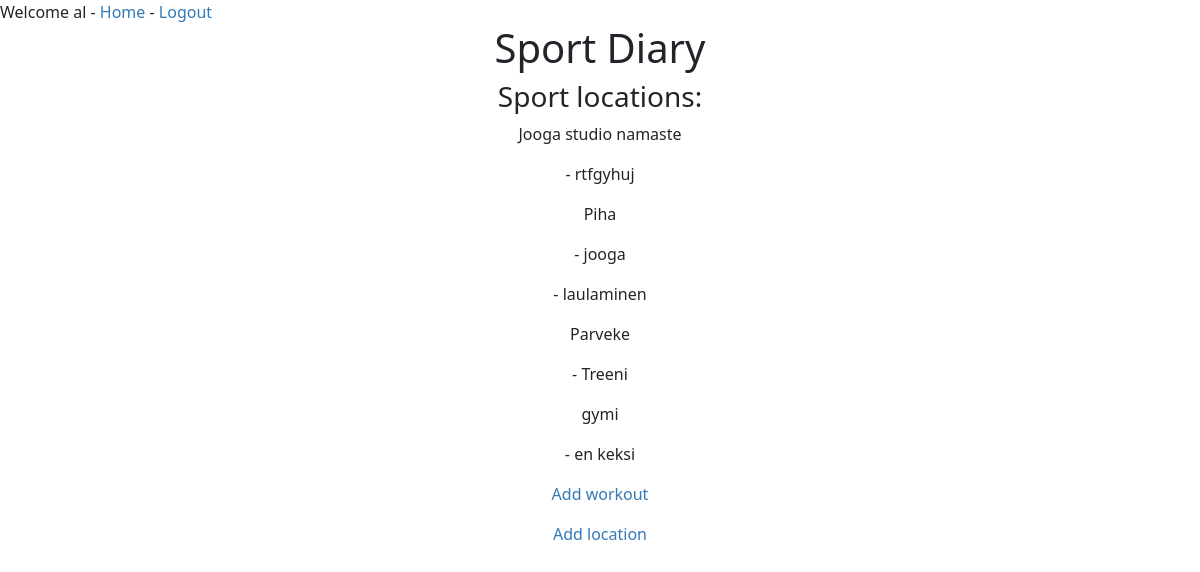
The page /location/ (signed in) on the database its author committed.
### sportdiary/models.py (models this page shows, shortened)
class Location(models.Model):
    name = models.CharField(max_length=200)
    def __str__(self):
             return self.name

class Diary(models.Model):
	name = models.CharField(max_length=200)
	created = models.DateTimeField(auto_now_add=True, null=True)
	duration = models.IntegerField(blank=True, null=True)
	description = models.TextField(blank=True)
	location = models.ForeignKey(
		Location, on_delete=models.CASCADE,
		null=True, blank=True,
		related_name='locations'
	)
	owner = models.ForeignKey(User, on_delete=models.CASCADE, null=True)
	def __str__(self):
			return self.name

### sportdiary/views.py (the view)
# urls.py: path('location/', LocationListView.as_view()),
class LocationListView(LoginRequiredMixin, ListView):
	model = Location

### sportdiary/templates/sportdiary/location_list.html
{% extends "sportdiary/base.html" %}
{% block "content" %}
<div style="text-align:center">
	<h3>Sport locations:</h3>
	{% for object in object_list %}
		<p>{{ object }}
			{% for location in object.locations.all %}
				<p> - {{ location }}</p>
			{% endfor %}
		</p>
	{% endfor %}
	<p><a href="/diary/new" style="color: #337ab7; text-decoration: none;">Add workout</a></p>
	<p><a href="/location/new" style="color: #337ab7; text-decoration: none;">Add location</a></p>
</div>
{% endblock "content" %}

### sportdiary/templates/sportdiary/base.html (shortened to what this page needs)
{% load static %}
<!doctype html>
<html lang="en">
	<head>
		<link href="{% static 'bootstrap/css/bootstrap.min.css' %}" rel="stylesheet">
	</head>
	<body>
	<header>
		{% if user.username %}
			Welcome {{ user }} -
			<a href="/" style="color: #337ab7; text-decoration: none;">Home</a> -
			<a href="/logout" style="color: #337ab7; text-decoration: none;">Logout</a>
		{% else %}
		 	<p style="text-align:center">Login</p>
		{% endif %}
		<h1 style="text-align:center">Sport Diary</h1>
	   </header>
		{% block "content" %}{% endblock "content" %}
	</body>
</html>

### rows shown on the page
Location: name "Jooga studio namaste"
Diary: name "rtfgyhuj"
Location: name "Piha"
Diary: name "jooga"
Diary: name "laulaminen"
Location: name "Parveke"
Diary: name "Treeni"
Location: name "gymi"
Diary: name "en keksi"

### other values the page prints
{{ user }} "al"
